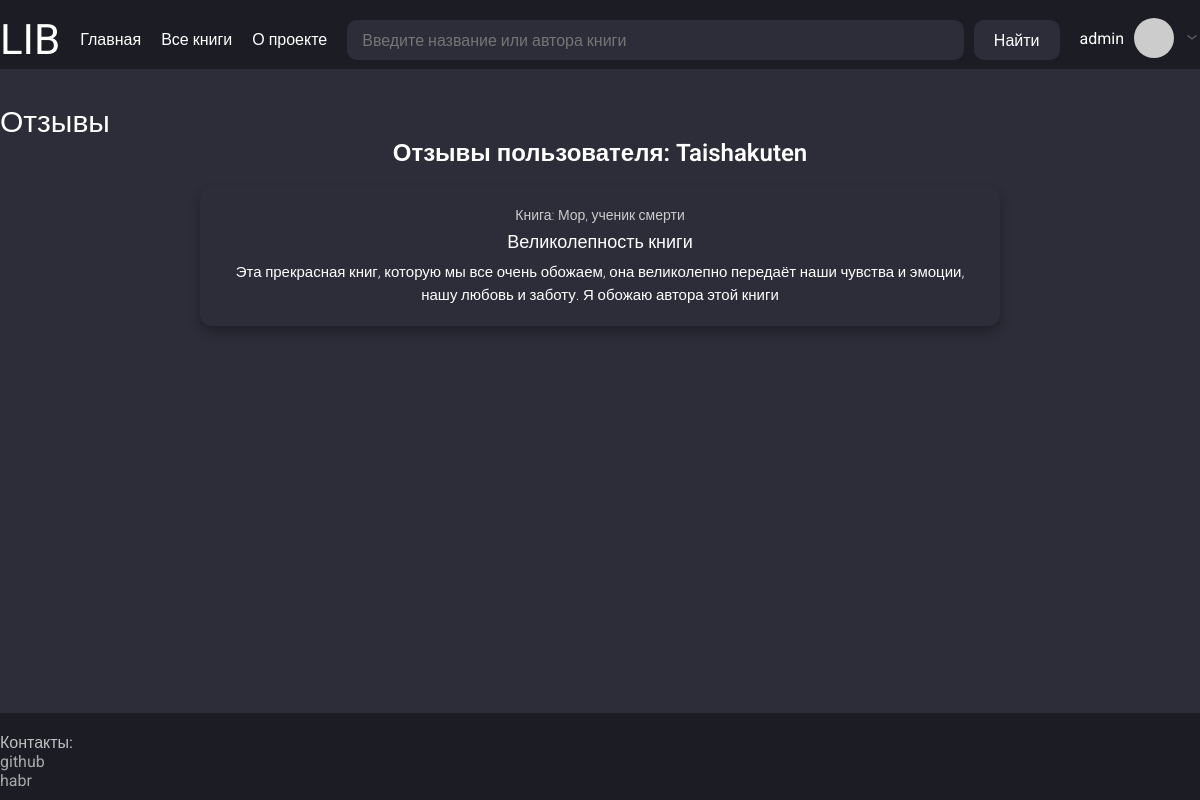
Screenshot of /users/Taishakuten/reviews (signed in) with the database file from the repository.
### app/models.py (models this page shows, shortened)
class User(UserMixin, db.Model):
    __tablename__ = "users"
    id = sa.Column(sa.Integer, primary_key=True, autoincrement=True)
    username = sa.Column(sa.String(50), index=True, unique=True, nullable=False)
    email = sa.Column(sa.String(120), index=True, unique=True, nullable=False)
    hashed_password = sa.Column(sa.String(256), nullable=True)
    status = sa.Column(sa.String(25), default="rejected", nullable=True)  # approved, pending
    role = sa.Column(sa.String(15), default="user", nullable=True)  # admin
    reviews = so.relationship("Review", back_populates="user", cascade="all, delete-orphan")
    books = so.relationship("Book", secondary=users_books, back_populates="users")
    def avatar(self, size):
        digest = md5(self.email.lower().encode('utf-8')).hexdigest()
        return f"https://www.gravatar.com/avatar/{digest}?s={size}&d=identicon"
    @classmethod
    def is_exists(cls, username, email=None):
        return db.session.query(cls).filter((cls.username == username) | (cls.email == email)).first()

class Review(db.Model):
    __tablename__ = "reviews"
    id = sa.Column(sa.Integer, primary_key=True, autoincrement=True)
    title = sa.Column(sa.String(256), nullable=False)
    text = sa.Column(sa.String, nullable=False)
    user_id = sa.Column(sa.Integer, sa.ForeignKey("users.id"), nullable=False)
    book_id = sa.Column(sa.Integer, sa.ForeignKey("books.id"), nullable=False)
    user = so.relationship("User", back_populates="reviews")
    book = so.relationship("Book", back_populates="reviews")

class Book(db.Model):
    __tablename__ = "books"
    id = sa.Column(sa.Integer, primary_key=True, autoincrement=True)
    title = sa.Column(sa.String(100), nullable=False, index=True)
    description = sa.Column(sa.String, nullable=True)
    link_to_download = sa.Column(sa.String, nullable=True)
    bin_preview_photo = sa.Column(sa.LargeBinary, nullable=True)
    reviews = so.relationship("Review", back_populates="book", cascade="all, delete-orphan")
    tags = so.relationship("Tag", secondary=books_tags, back_populates="books")
    authors = so.relationship("Author", secondary=authors_books, back_populates="books")
    users = so.relationship("User", secondary=users_books, back_populates="books")

### app/routes.py (the view)
@app.route("/users/<string:username>/reviews")
def user_reviews(username):
    params = {"title": f"Отзывы",
              "local_css_file": "reviews.css"}
    try:
        reviews = get_user_reviews(username)
        params["reviews"] = reviews
    except Exception as e:
        params["error_message"] = str(e)
    return render_template("user_reviews.html", **params)

### app/models.py (called while the page is built)
@login.user_loader
def load_user(id):
    return db.session.get(User, int(id))

### app/services.py (called while the page is built)
def get_user_reviews(username):
    user = User.is_exists(username)
    if not user:
        raise ValueError("Такого пользователя не существует")
    return user.reviews

### app/templates/user_reviews.html
{% extends "base.html" %}
{% block content %}
<div class="user-reviews-page">
    <h2 class="reviews-section-title">Отзывы пользователя: <a href="{{ url_for('user_account', username=reviews[0].user.username) }}">{{ reviews[0].user.username }}</a></h2>
    <div class="reviews-list">
        {% for review in reviews %}
            <div class="review-card">
                <p class="review-book-title"><a href="{{ url_for('book_detail', book_id=review.book.id) }}">Книга: {{ review.book.title}}</a></p>
                <p class="review-title"><a href="{{ url_for('user_review_detail', username=review.user.username, review_id=review.id) }}">{{ review.title }}</a></p>
                <p class="review-text">{{ review.text }}</p>
            </div>
        {% endfor %}
    </div>
</div>
{% endblock %}

### app/templates/base.html (shortened to what this page needs)
<!DOCTYPE html>
<html lang="ru">
<head>
    <link href="{{ url_for('static', filename='/css/style.css') }}" rel="stylesheet">
    {% if local_css_file %}
        <link href="{{ url_for('static', filename='/css/' ~ local_css_file) }}" rel="stylesheet">
    {% endif %}
</head>
<body>
    <div class="wrapper">
        <header class="header">
            <div class="container header-container">
                <div class="header-logo-container">
                    <p class="header-logo"><a href="{{ url_for('index') }}" class="header-logo-link">LIB</a></p>
                </div>
                <ul class="header-menu">
                    <li><a href="{{ url_for('index') }}" class="header-logo-link">Главная</a></li>
                    <li><a href="{{ url_for('books_list') }}" class="header-logo-link">Все книги</a></li>
                    <li><a href="#" class="header-logo-link">О проекте</a></li>
                </ul>
                <div class="header-search-container">
                    <input type="search" class="header-search" placeholder="Введите название или автора книги">
                    <button class="search-button-submit">Найти</button>
                </div>
                <div class="header-user-container">
                    {% if current_user.is_authenticated %}
                        <p class="header-user-nickname">
                            <a href="{{ url_for('user_account', username=current_user.username) }}" class="user-nickname-link">{{ current_user.username }}</a>
                        </p>
                        <img class="header-user-img" src="{{ current_user.avatar(60) }}" alt="Аватар">
                        <button class="arrow-userinfo-button">
                            <img class="header-arrow-down" src="{{ url_for('static', filename='images/arrow-ios-down.svg') }}" alt="Стрелка вниз">
                        </button>
                    {% else %}
                        <p class="header-user-nickname">
                            <a href="{{ url_for('register') }}" class="user-nickname-link">Зарегистрироваться</a>
                            <a href="{{ url_for('register') }}" class="user-nickname-link">Войти</a>
                        </p>
                    {% endif %}
                </div>
            </div>
        </header>
        <main class="main">
            <div class="container">
                <div class="main-container">
                    <h1 class="main-title">{{ title }}</h1>
                    {% block content %}{% endblock %}
                </div>
            </div>
        </main>
        <footer class="footer">
            <div class="container">
                <div class="footer-container">
                    <div class="footer-contact-container">
                        <p class="contact-title">Контакты:</p>
                        <ul class="contact-list">
                            <li><a href="https://github.com/taishakutenn" class="footer-contact-link">github</a></li>
                            <li><a href="https://habr.com/ru/users/taishakuten" class="footer-contact-link">habr</a></li>
                        </ul>
                    </div>
                </div>
            </div>
        </footer>
    </div>
</body>
</html>

### app/static/css/style.css (style rules this page uses)
html, body { margin: 0; padding: 0; height: 100%; font-family: 'Roboto', sans-serif; background-color: #2D2D3A; color: #FFFFFF; }
.wrapper { min-height: 100%; display: flex; flex-direction: column; }
.container { max-width: 1220px; width: 100%; margin: 0 auto; padding-top: 15px; padding-bottom: 5px; }
.header { background-color: #1C1C24; width: 100%; }
.header-container { display: flex; justify-content: space-between; align-items: flex-start; gap: 20px; flex-wrap: wrap; }
.header-logo { font-size: 42px; margin: 0; }
.header-logo-link { text-decoration: none; color: inherit; }
.header-menu { display: flex; gap: 20px; list-style: none; padding: 0; margin-top: 15px; }
.header-search-container { display: flex; gap: 10px; flex-grow: 1; margin-top: 5px; }
.header-search { background-color: #2D2D3A; border: none; border-radius: 10px; padding: 10px 15px; color: white; flex-grow: 1; height: 40px; box-sizing: border-box; }
.search-button-submit { background-color: #2D2D3A; border: none; border-radius: 10px; color: white; padding: 0 20px; height: 40px; cursor: pointer; box-sizing: border-box; }
.header-user-container { display: flex; align-items: center; gap: 10px; margin-top: 3px; }
.header-user-nickname { margin: 0; }
.user-nickname-link { text-decoration: none; color: inherit; }
.header-user-img { width: 40px; height: 40px; border-radius: 50%; }
.arrow-userinfo-button { background: none; border: none; cursor: pointer; }
.header-arrow-down { width: 16px; height: 16px; }
.main { flex-grow: 1; padding: 20px 0; }
.main-container { display: flex; flex-direction: column; }
.main-title { font-size: 30px; }
.footer { background-color: #1C1C24; width: 100%; padding: 5px 0; }
.footer-container { display: flex; justify-content: space-between; }
.footer-contact-container { display: flex; flex-direction: column; }
.contact-title { color: #C0C0C0; }
.contact-list { margin-top: a; }
.footer-contact-link { color: #A9A9A9; text-decoration: none; }

### app/static/css/reviews.css (style rules this page uses)
.reviews-section-title, .review-detail-title { font-size: 24px; font-weight: 600; margin-bottom: 20px; text-align: center; }
.reviews-section-title a { text-decoration: none; color: inherit; }
.reviews-list { display: flex; flex-direction: column; gap: 15px; max-width: 800px; margin: 0 auto; }
.review-card, .review-detail-card { background-color: #2D2D3A; border-radius: 12px; padding: 20px; box-shadow: 0 6px 12px rgba(0, 0, 0, 0.3); transition: transform 0.2s ease; }
.review-title { font-size: 18px; font-weight: 500; margin: 8px 0; text-align: center; }
.review-title a { text-decoration: none; color: inherit; }
.review-text, .review-full-text { font-size: 15px; font-weight: 300; line-height: 1.5; text-align: center; }
.review-author, .review-book-title, .review-author a { font-size: 14px; font-weight: 300; color: #CCCCCC; text-align: center; margin-bottom: 6px; }
.review-book-title a { text-decoration: none; color: inherit; }

### rows the page displays
User: username "admin"
User: username "Taishakuten"
Review: book "Мор, ученик смерти", title "Великолепность книги", text "Эта прекрасная книг, которую мы все очень обожаем, она великолепно передаёт наши чувства и эмоции, нашу любовь и заботу. Я обожаю автора этой книги"

### other values shown
{{ title }} "Отзывы"
